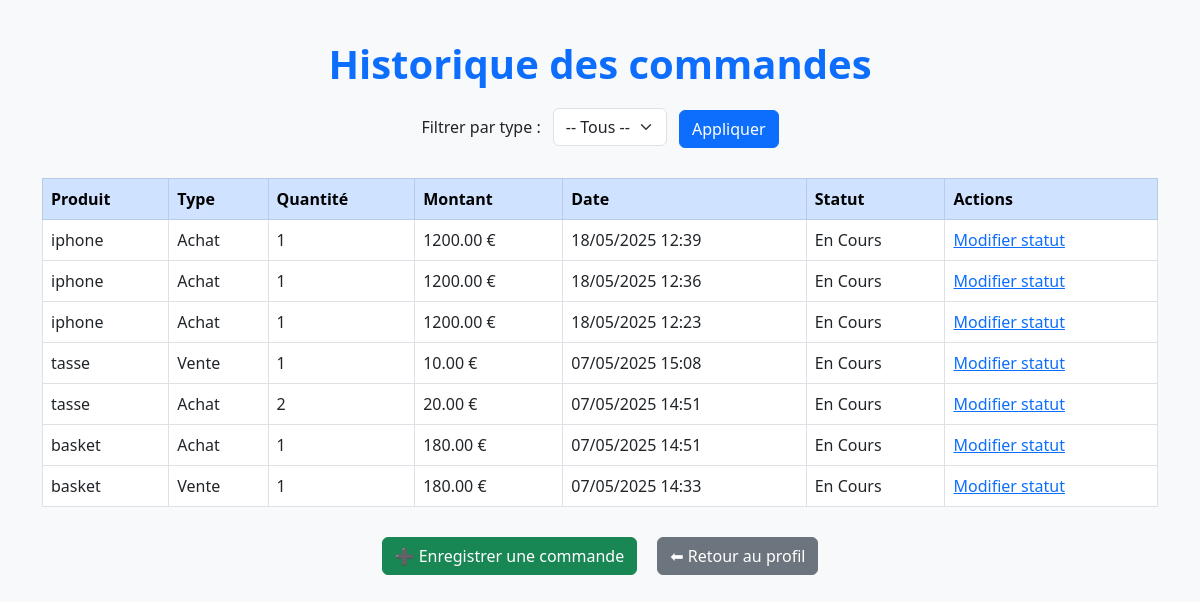
The page /inventaire/commandes/ on the database as committed earlier.
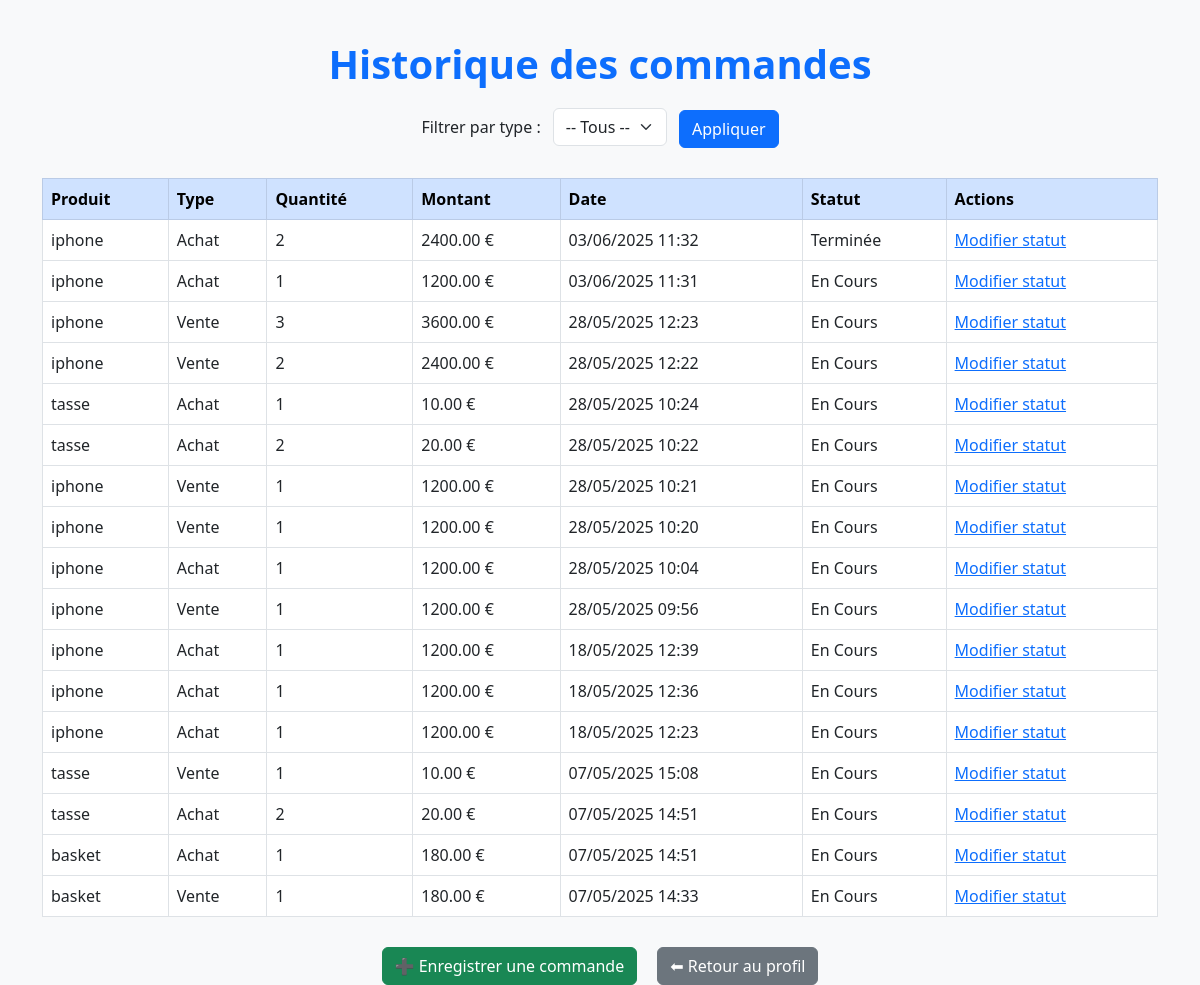
The same page on the database as committed later.
### inventaire/models.py (models this page shows, shortened)
class Commande(models.Model):
    TYPE_CHOICES = [
        ('achat', 'Achat'),
        ('vente', 'Vente'),
    ]
    STATUT_CHOICES = [
        ('en_cours', 'En Cours'),
        ('terminee', 'Terminée'),
        ('annulee', 'Annulée'),
    ]
    type = models.CharField(max_length=10, choices=TYPE_CHOICES)
    date = models.DateTimeField(default=timezone.now)
    montant_total = models.DecimalField(max_digits=10, decimal_places=2)
    quantite = models.PositiveIntegerField()
    statut = models.CharField(max_length=10, choices=STATUT_CHOICES)
    produit = models.ForeignKey(Produit, on_delete=models.CASCADE)
    utilisateur = models.ForeignKey(Utilisateur, on_delete=models.CASCADE)

class Produit(models.Model):
    nom = models.CharField(max_length=100)
    description = models.TextField()
    prix = models.PositiveIntegerField()
    quantite_stock = models.PositiveIntegerField()
    date_ajout = models.DateTimeField(auto_now_add=True)
    seuil_min = models.PositiveIntegerField(default=5)  # seuil critique
    seuil_max = models.PositiveIntegerField(default=100)  # stock idéal  #
    vendeur = models.CharField(max_length=100, blank=True, null=True)

### inventaire/views.py (the view)
# urls.py: path('commandes/', views.liste_commandes, name='liste_commandes'),
def liste_commandes(request):
    commandes = Commande.objects.all().order_by('-date')  # Inclut ventes et achats
    type_filter = request.GET.get('type', '')  # permet de filtrer par type via l'URL
    if type_filter in ['achat', 'vente']:
        commandes = commandes.filter(type=type_filter)
    statut_filter = request.GET.get('statut', '')
    if statut_filter:
        commandes = commandes.filter(statut=statut_filter)
    return render(request, 'inventaire/liste_commandes.html', {'commandes': commandes})

### inventaire/templates/inventaire/liste_commandes.html (shortened to what this page needs)
<!DOCTYPE html>
<html lang="fr">
{% load static %}
<head>
  <link href="https://cdn.jsdelivr.net/npm/bootstrap@5.3.0/dist/css/bootstrap.min.css" rel="stylesheet" />
</head>
<body>
<div class="container">
  <h1>Historique des commandes</h1>
  <form method="get" class="filter-form">
    <label for="type" class="form-label me-2">Filtrer par type :</label>
    <select name="type" id="type" class="form-select d-inline w-auto">
      <option value="">-- Tous --</option>
    </select>
    <button type="submit" class="btn btn-primary ms-2">Appliquer</button>
  </form>
  <div class="table-container">
    <table class="table table-hover table-bordered mt-4 bg-white">
      <thead class="table-primary">
        <tr>
          <th>Produit</th>
          <th>Type</th>
          <th>Quantité</th>
          <th>Montant</th>
          <th>Date</th>
          <th>Statut</th>
          <th>Actions</th>
        </tr>
      </thead>
      <tbody>
        {% for commande in commandes %}
          <tr>
            <td>{{ commande.produit.nom }}</td>
            <td>{{ commande.type|title }}</td>
            <td>{{ commande.quantite }}</td>
            <td>{{ commande.montant_total }} €</td>
            <td>{{ commande.date|date:"d/m/Y H:i" }}</td>
            <td>{{ commande.get_statut_display }}</td>
            <td>
  <a href="{% url 'modifier_statut_commande' commande.pk %}">Modifier statut</a>
</td>
          </tr>
        {% empty %}
          <tr>
            <td colspan="5" class="text-center text-muted">Aucune commande trouvée.</td>
          </tr>
        {% endfor %}
      </tbody>
    </table>
  </div>
  <div class="action-buttons">
    <a href="{% url 'enregistrer_commande' %}" class="btn btn-success">
      ➕ Enregistrer une commande
    </a>
    <a href="{% url 'profile' %}" class="btn btn-secondary">
      ⬅ Retour au profil
    </a>
  </div>
</div>
</body>
</html>

### inventaire/templates/inventaire/liste_commandes.html (style rules this page uses)
body { background-color: #f8f9fa; font-family: 'Segoe UI', sans-serif; }
h1 { color: #0d6efd; margin-top: 40px; font-weight: bold; text-align: center; }
.table-container { margin-top: 30px; }
.action-buttons { margin-top: 30px; display: flex; justify-content: center; gap: 20px; }
.filter-form { text-align: center; margin-top: 20px; }
.filter-form select { max-width: 200px; }

Rows that differ between the two databases and show on the page:
added Commande: produit.nom "iphone", type "Achat", quantite "2", montant_total "2400.00", date "03/06/2025 11:32", statut "Terminée"
added Commande: produit.nom "iphone", type "Achat", quantite "1", montant_total "1200.00", date "03/06/2025 11:31", statut "En Cours"
added Commande: produit.nom "iphone", type "Vente", quantite "3", montant_total "3600.00", date "28/05/2025 12:23", statut "En Cours"
added Commande: produit.nom "iphone", type "Vente", quantite "2", montant_total "2400.00", date "28/05/2025 12:22", statut "En Cours"
added Commande: produit.nom "tasse", type "Achat", quantite "1", montant_total "10.00", date "28/05/2025 10:24", statut "En Cours"
added Commande: produit.nom "tasse", type "Achat", quantite "2", montant_total "20.00", date "28/05/2025 10:22", statut "En Cours"
added Commande: produit.nom "iphone", type "Vente", quantite "1", montant_total "1200.00", date "28/05/2025 10:21", statut "En Cours"
added Commande: produit.nom "iphone", type "Vente", quantite "1", montant_total "1200.00", date "28/05/2025 10:20", statut "En Cours"
added Commande: produit.nom "iphone", type "Achat", quantite "1", montant_total "1200.00", date "28/05/2025 10:04", statut "En Cours"
added Commande: produit.nom "iphone", type "Vente", quantite "1", montant_total "1200.00", date "28/05/2025 09:56", statut "En Cours"
